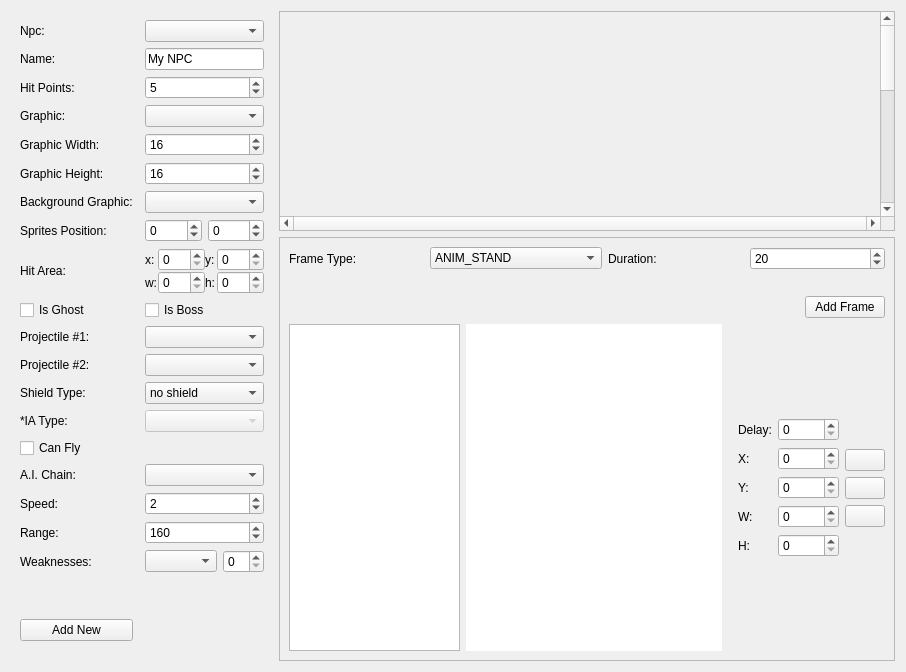
<?xml version="1.0" encoding="UTF-8"?>
<ui version="4.0">
 <class>npc_edit</class>
 <widget class="QWidget" name="npc_edit">
  <property name="geometry">
   <rect>
    <x>0</x>
    <y>0</y>
    <width>906</width>
    <height>670</height>
   </rect>
  </property>
  <property name="sizePolicy">
   <sizepolicy hsizetype="Preferred" vsizetype="Preferred">
    <horstretch>0</horstretch>
    <verstretch>0</verstretch>
   </sizepolicy>
  </property>
  <property name="windowTitle">
   <string>Form</string>
  </property>
  <property name="styleSheet">
   <string notr="true"/>
  </property>
  <layout class="QGridLayout" name="gridLayout">
   <item row="0" column="0">
    <widget class="QWidget" name="horizontalWidget_2" native="true">
     <property name="sizePolicy">
      <sizepolicy hsizetype="Expanding" vsizetype="Expanding">
       <horstretch>0</horstretch>
       <verstretch>0</verstretch>
      </sizepolicy>
     </property>
     <property name="styleSheet">
      <string notr="true"/>
     </property>
     <layout class="QGridLayout" name="gridLayout_4">
      <property name="sizeConstraint">
       <enum>QLayout::SetNoConstraint</enum>
      </property>
      <property name="margin">
       <number>0</number>
      </property>
      <item row="0" column="2">
       <widget class="QWidget" name="verticalWidget_2" native="true">
        <property name="sizePolicy">
         <sizepolicy hsizetype="Ignored" vsizetype="Ignored">
          <horstretch>0</horstretch>
          <verstretch>0</verstretch>
         </sizepolicy>
        </property>
        <property name="styleSheet">
         <string notr="true"/>
        </property>
        <layout class="QVBoxLayout" name="verticalLayout_10">
         <property name="margin">
          <number>0</number>
         </property>
         <item>
          <widget class="QWidget" name="verticalWidget_3" native="true">
           <property name="sizePolicy">
            <sizepolicy hsizetype="Ignored" vsizetype="Ignored">
             <horstretch>0</horstretch>
             <verstretch>0</verstretch>
            </sizepolicy>
           </property>
           <property name="maximumSize">
            <size>
             <width>16777215</width>
             <height>220</height>
            </size>
           </property>
           <property name="styleSheet">
            <string notr="true"/>
           </property>
           <layout class="QVBoxLayout" name="verticalLayout_11">
            <property name="margin">
             <number>0</number>
            </property>
            <item>
             <widget class="QScrollArea" name="scrollArea_6">
              <property name="sizePolicy">
               <sizepolicy hsizetype="Expanding" vsizetype="Expanding">
                <horstretch>0</horstretch>
                <verstretch>0</verstretch>
               </sizepolicy>
              </property>
              <property name="verticalScrollBarPolicy">
               <enum>Qt::ScrollBarAlwaysOn</enum>
              </property>
              <property name="horizontalScrollBarPolicy">
               <enum>Qt::ScrollBarAlwaysOn</enum>
              </property>
              <property name="widgetResizable">
               <bool>false</bool>
              </property>
              <widget class="QWidget" name="scrollAreaWidgetContents_7">
               <property name="geometry">
                <rect>
                 <x>0</x>
                 <y>0</y>
                 <width>434</width>
                 <height>558</height>
                </rect>
               </property>
               <property name="sizePolicy">
                <sizepolicy hsizetype="Expanding" vsizetype="Expanding">
                 <horstretch>100</horstretch>
                 <verstretch>100</verstretch>
                </sizepolicy>
               </property>
               <property name="autoFillBackground">
                <bool>false</bool>
               </property>
               <widget class="npcPreviewArea" name="npc_edit_tab_previewarea" native="true">
                <property name="geometry">
                 <rect>
                  <x>0</x>
                  <y>0</y>
                  <width>651</width>
                  <height>581</height>
                 </rect>
                </property>
                <property name="styleSheet">
                 <string notr="true"/>
                </property>
               </widget>
              </widget>
             </widget>
            </item>
           </layout>
          </widget>
         </item>
         <item>
          <widget class="QFrame" name="frame_2">
           <property name="minimumSize">
            <size>
             <width>0</width>
             <height>20</height>
            </size>
           </property>
           <property name="frameShape">
            <enum>QFrame::StyledPanel</enum>
           </property>
           <property name="frameShadow">
            <enum>QFrame::Raised</enum>
           </property>
           <layout class="QVBoxLayout" name="verticalLayout_8">
            <item>
             <layout class="QHBoxLayout" name="horizontalLayout_7">
              <property name="topMargin">
               <number>0</number>
              </property>
              <item>
               <widget class="QLabel" name="label_5">
                <property name="text">
                 <string>Frame Type:</string>
                </property>
               </widget>
              </item>
              <item>
               <widget class="QComboBox" name="frame_list_selector">
                <item>
                 <property name="text">
                  <string>ANIM_STAND</string>
                 </property>
                </item>
                <item>
                 <property name="text">
                  <string>ANIM_WALK</string>
                 </property>
                </item>
                <item>
                 <property name="text">
                  <string>ANIM_JUMP</string>
                 </property>
                </item>
                <item>
                 <property name="text">
                  <string>ANIM_ATTACK</string>
                 </property>
                </item>
                <item>
                 <property name="text">
                  <string>ANIM_TELEPORT</string>
                 </property>
                </item>
                <item>
                 <property name="text">
                  <string>ANIM_JUMP_ATTACK</string>
                 </property>
                </item>
                <item>
                 <property name="text">
                  <string>ANIM_WALK_ATTACK</string>
                 </property>
                </item>
                <item>
                 <property name="text">
                  <string>ANIM_HIT</string>
                 </property>
                </item>
                <item>
                 <property name="text">
                  <string>ANIM_STAIRS</string>
                 </property>
                </item>
                <item>
                 <property name="text">
                  <string>ANIM_STAIRS_SEMI</string>
                 </property>
                </item>
                <item>
                 <property name="text">
                  <string>ANIM_STAIRS_ATTACK</string>
                 </property>
                </item>
                <item>
                 <property name="text">
                  <string>ANIM_STAIRS_MOVE</string>
                 </property>
                </item>
                <item>
                 <property name="text">
                  <string>ANIM_TROW</string>
                 </property>
                </item>
                <item>
                 <property name="text">
                  <string>ANIM_TURN</string>
                 </property>
                </item>
                <item>
                 <property name="text">
                  <string>ANIM_MOVE_SEMI</string>
                 </property>
                </item>
                <item>
                 <property name="text">
                  <string>ANIM_WALK_AIR</string>
                 </property>
                </item>
                <item>
                 <property name="text">
                  <string>ANIM_INTRO</string>
                 </property>
                </item>
                <item>
                 <property name="text">
                  <string>ANIM_SPECIAL_ATTACK</string>
                 </property>
                </item>
                <item>
                 <property name="text">
                  <string>ANIM_SLIDE</string>
                 </property>
                </item>
                <item>
                 <property name="text">
                  <string>ANIM_SHIELD</string>
                 </property>
                </item>
                <item>
                 <property name="text">
                  <string>ANIM_VERTICAL_TURN</string>
                 </property>
                </item>
               </widget>
              </item>
              <item>
               <widget class="QLabel" name="label_69">
                <property name="sizePolicy">
                 <sizepolicy hsizetype="Minimum" vsizetype="Minimum">
                  <horstretch>0</horstretch>
                  <verstretch>0</verstretch>
                 </sizepolicy>
                </property>
                <property name="text">
                 <string>Duration:</string>
                </property>
               </widget>
              </item>
              <item>
               <widget class="QSpinBox" name="npc_edit_tab_frameduration">
                <property name="minimum">
                 <number>5</number>
                </property>
                <property name="maximum">
                 <number>9999</number>
                </property>
                <property name="value">
                 <number>20</number>
                </property>
               </widget>
              </item>
             </layout>
            </item>
            <item>
             <layout class="QHBoxLayout" name="horizontalLayout_19">
              <property name="topMargin">
               <number>20</number>
              </property>
             </layout>
            </item>
            <item>
             <layout class="QHBoxLayout" name="horizontalLayout_5">
              <property name="topMargin">
               <number>0</number>
              </property>
              <item>
               <spacer name="horizontalSpacer">
                <property name="orientation">
                 <enum>Qt::Horizontal</enum>
                </property>
                <property name="sizeHint" stdset="0">
                 <size>
                  <width>40</width>
                  <height>20</height>
                 </size>
                </property>
               </spacer>
              </item>
              <item>
               <widget class="QPushButton" name="AddFrame_Button">
                <property name="text">
                 <string>Add Frame</string>
                </property>
               </widget>
              </item>
             </layout>
            </item>
            <item>
             <layout class="QHBoxLayout" name="horizontalLayout_3">
              <property name="topMargin">
               <number>0</number>
              </property>
              <item>
               <widget class="QListWidget" name="frameList_listWidget">
                <property name="alternatingRowColors">
                 <bool>true</bool>
                </property>
                <property name="selectionBehavior">
                 <enum>QAbstractItemView::SelectRows</enum>
                </property>
                <property name="iconSize">
                 <size>
                  <width>64</width>
                  <height>64</height>
                 </size>
                </property>
               </widget>
              </item>
              <item>
               <layout class="QVBoxLayout" name="verticalLayout_2">
                <property name="rightMargin">
                 <number>10</number>
                </property>
                <item>
                 <widget class="sprite_preview_area" name="sprites_preview_widget" native="true">
                  <property name="minimumSize">
                   <size>
                    <width>256</width>
                    <height>256</height>
                   </size>
                  </property>
                  <property name="styleSheet">
                   <string notr="true">background-color: rgb(255, 255, 255);</string>
                  </property>
                 </widget>
                </item>
               </layout>
              </item>
              <item>
               <layout class="QGridLayout" name="gridLayout_2">
                <item row="1" column="1">
                 <widget class="QSpinBox" name="sprite_duration_spinBox">
                  <property name="maximum">
                   <number>99999</number>
                  </property>
                 </widget>
                </item>
                <item row="1" column="0">
                 <widget class="QLabel" name="label_4">
                  <property name="text">
                   <string>Delay:</string>
                  </property>
                 </widget>
                </item>
                <item row="2" column="0">
                 <widget class="QLabel" name="label_6">
                  <property name="text">
                   <string>X:</string>
                  </property>
                 </widget>
                </item>
                <item row="3" column="0">
                 <widget class="QLabel" name="label_7">
                  <property name="text">
                   <string>Y:</string>
                  </property>
                 </widget>
                </item>
                <item row="2" column="1">
                 <widget class="QSpinBox" name="sprite_colision_x"/>
                </item>
                <item row="3" column="1">
                 <widget class="QSpinBox" name="sprite_colision_y"/>
                </item>
                <item row="4" column="0">
                 <widget class="QLabel" name="label_8">
                  <property name="text">
                   <string>W:</string>
                  </property>
                 </widget>
                </item>
                <item row="5" column="0">
                 <widget class="QLabel" name="label_9">
                  <property name="text">
                   <string>H:</string>
                  </property>
                 </widget>
                </item>
                <item row="6" column="0">
                 <spacer name="verticalSpacer_3">
                  <property name="orientation">
                   <enum>Qt::Vertical</enum>
                  </property>
                  <property name="sizeHint" stdset="0">
                   <size>
                    <width>20</width>
                    <height>40</height>
                   </size>
                  </property>
                 </spacer>
                </item>
                <item row="4" column="1">
                 <widget class="QSpinBox" name="sprite_colision_w"/>
                </item>
                <item row="5" column="1">
                 <widget class="QSpinBox" name="sprite_colision_h"/>
                </item>
                <item row="0" column="0">
                 <spacer name="verticalSpacer_4">
                  <property name="orientation">
                   <enum>Qt::Vertical</enum>
                  </property>
                  <property name="sizeHint" stdset="0">
                   <size>
                    <width>20</width>
                    <height>40</height>
                   </size>
                  </property>
                 </spacer>
                </item>
               </layout>
              </item>
              <item>
               <layout class="QVBoxLayout" name="verticalLayout">
                <property name="leftMargin">
                 <number>0</number>
                </property>
                <item>
                 <spacer name="verticalSpacer">
                  <property name="orientation">
                   <enum>Qt::Vertical</enum>
                  </property>
                  <property name="sizeHint" stdset="0">
                   <size>
                    <width>20</width>
                    <height>40</height>
                   </size>
                  </property>
                 </spacer>
                </item>
                <item>
                 <widget class="QPushButton" name="pushButton">
                  <property name="text">
                   <string/>
                  </property>
                  <property name="icon">
                   <iconset>
                    <normalon>:/toolbar_icons/edit-delete.png</normalon>
                   </iconset>
                  </property>
                 </widget>
                </item>
                <item>
                 <widget class="QPushButton" name="frameUp">
                  <property name="text">
                   <string/>
                  </property>
                  <property name="icon">
                   <iconset resource="../resources/icons/icons.qrc">
                    <normaloff>:/toolbar_icons/arrow-up.png</normaloff>:/toolbar_icons/arrow-up.png</iconset>
                  </property>
                 </widget>
                </item>
                <item>
                 <widget class="QPushButton" name="frameDown">
                  <property name="text">
                   <string/>
                  </property>
                  <property name="icon">
                   <iconset resource="../resources/icons/icons.qrc">
                    <normaloff>:/toolbar_icons/arrow-down.png</normaloff>:/toolbar_icons/arrow-down.png</iconset>
                  </property>
                 </widget>
                </item>
                <item>
                 <spacer name="verticalSpacer_2">
                  <property name="orientation">
                   <enum>Qt::Vertical</enum>
                  </property>
                  <property name="sizeHint" stdset="0">
                   <size>
                    <width>20</width>
                    <height>40</height>
                   </size>
                  </property>
                 </spacer>
                </item>
               </layout>
              </item>
             </layout>
            </item>
           </layout>
          </widget>
         </item>
        </layout>
       </widget>
      </item>
      <item row="0" column="1">
       <widget class="QWidget" name="widget" native="true">
        <property name="sizePolicy">
         <sizepolicy hsizetype="Preferred" vsizetype="Minimum">
          <horstretch>0</horstretch>
          <verstretch>0</verstretch>
         </sizepolicy>
        </property>
        <property name="minimumSize">
         <size>
          <width>300</width>
          <height>0</height>
         </size>
        </property>
        <property name="maximumSize">
         <size>
          <width>300</width>
          <height>16777215</height>
         </size>
        </property>
        <property name="baseSize">
         <size>
          <width>300</width>
          <height>0</height>
         </size>
        </property>
        <layout class="QGridLayout" name="gridLayout_11">
         <property name="sizeConstraint">
          <enum>QLayout::SetFixedSize</enum>
         </property>
         <property name="bottomMargin">
          <number>20</number>
         </property>
         <item row="13" column="0">
          <widget class="QLabel" name="label_11">
           <property name="text">
            <string>Projectile #2:</string>
           </property>
          </widget>
         </item>
         <item row="13" column="2">
          <widget class="QComboBox" name="projectile2_comboBox"/>
         </item>
         <item row="17" column="2">
          <widget class="QComboBox" name="ai_chain"/>
         </item>
         <item row="4" column="0">
          <widget class="QLabel" name="label_63">
           <property name="text">
            <string>Graphic:</string>
           </property>
          </widget>
         </item>
         <item row="6" column="2">
          <widget class="QSpinBox" name="npc_edit_tab_graphicwidth">
           <property name="minimum">
            <number>8</number>
           </property>
           <property name="maximum">
            <number>320</number>
           </property>
           <property name="value">
            <number>16</number>
           </property>
          </widget>
         </item>
         <item row="17" column="0">
          <widget class="QLabel" name="label_12">
           <property name="text">
            <string>A.I. Chain:</string>
           </property>
          </widget>
         </item>
         <item row="11" column="2">
          <widget class="QCheckBox" name="isBoss_checkBox">
           <property name="text">
            <string>Is Boss</string>
           </property>
          </widget>
         </item>
         <item row="1" column="0">
          <widget class="QLabel" name="label_62">
           <property name="text">
            <string>Name:</string>
           </property>
          </widget>
         </item>
         <item row="4" column="2">
          <widget class="QComboBox" name="npc_edit_tab_graphiccombo"/>
         </item>
         <item row="7" column="0">
          <widget class="QLabel" name="label_61">
           <property name="text">
            <string>Graphic Height:</string>
           </property>
          </widget>
         </item>
         <item row="15" column="0">
          <widget class="QLabel" name="label_65">
           <property name="text">
            <string>*IA Type:</string>
           </property>
          </widget>
         </item>
         <item row="12" column="0">
          <widget class="QLabel" name="label_10">
           <property name="text">
            <string>Projectile #1:</string>
           </property>
          </widget>
         </item>
         <item row="15" column="2">
          <widget class="QComboBox" name="npc_edit_tab_iatype">
           <property name="enabled">
            <bool>false</bool>
           </property>
          </widget>
         </item>
         <item row="14" column="2">
          <widget class="QComboBox" name="npc_edit_tab_shieldtype">
           <item>
            <property name="text">
             <string>no shield</string>
            </property>
           </item>
           <item>
            <property name="text">
             <string>full shield</string>
            </property>
           </item>
           <item>
            <property name="text">
             <string>front shield</string>
            </property>
           </item>
           <item>
            <property name="text">
             <string>stand_shield</string>
            </property>
           </item>
           <item>
            <property name="text">
             <string/>
            </property>
           </item>
          </widget>
         </item>
         <item row="11" column="0">
          <widget class="QCheckBox" name="npc_edit_tab_canshoot">
           <property name="text">
            <string>Is Ghost</string>
           </property>
          </widget>
         </item>
         <item row="18" column="2">
          <widget class="QSpinBox" name="npc_edit_tab_movespeed">
           <property name="minimum">
            <number>0</number>
           </property>
           <property name="maximum">
            <number>20</number>
           </property>
           <property name="value">
            <number>2</number>
           </property>
          </widget>
         </item>
         <item row="3" column="0">
          <widget class="QLabel" name="label_64">
           <property name="text">
            <string>Hit Points:</string>
           </property>
          </widget>
         </item>
         <item row="18" column="0">
          <widget class="QLabel" name="label_67">
           <property name="text">
            <string>Speed:</string>
           </property>
          </widget>
         </item>
         <item row="14" column="0">
          <widget class="QLabel" name="label_66">
           <property name="text">
            <string>Shield Type:</string>
           </property>
          </widget>
         </item>
         <item row="0" column="0">
          <widget class="QLabel" name="label_70">
           <property name="text">
            <string>Npc:</string>
           </property>
          </widget>
         </item>
         <item row="0" column="2">
          <widget class="QComboBox" name="npc_edit_tab_selectnpccombo"/>
         </item>
         <item row="20" column="2">
          <layout class="QHBoxLayout" name="horizontalLayout">
           <item>
            <widget class="QComboBox" name="npc_edit_tab_weakness_list"/>
           </item>
           <item>
            <widget class="QSpinBox" name="npc_edit_tab_weakness_points"/>
           </item>
          </layout>
         </item>
         <item row="20" column="0">
          <widget class="QLabel" name="label">
           <property name="text">
            <string>Weaknesses:</string>
           </property>
          </widget>
         </item>
         <item row="6" column="0" colspan="2">
          <widget class="QLabel" name="label_60">
           <property name="text">
            <string>Graphic Width: </string>
           </property>
          </widget>
         </item>
         <item row="3" column="2">
          <widget class="QSpinBox" name="npc_edit_tab_NpcHP">
           <property name="value">
            <number>5</number>
           </property>
          </widget>
         </item>
         <item row="7" column="2">
          <widget class="QSpinBox" name="npc_edit_tab_graphicheight">
           <property name="minimum">
            <number>8</number>
           </property>
           <property name="maximum">
            <number>240</number>
           </property>
           <property name="value">
            <number>16</number>
           </property>
          </widget>
         </item>
         <item row="12" column="2">
          <widget class="QComboBox" name="projectile1_comboBox"/>
         </item>
         <item row="9" column="0">
          <widget class="QLabel" name="label_3">
           <property name="text">
            <string>Sprites Position:</string>
           </property>
          </widget>
         </item>
         <item row="8" column="0">
          <widget class="QLabel" name="label_2">
           <property name="text">
            <string>Background Graphic:</string>
           </property>
          </widget>
         </item>
         <item row="8" column="2">
          <widget class="QComboBox" name="bg_graphic_combo">
           <property name="enabled">
            <bool>true</bool>
           </property>
          </widget>
         </item>
         <item row="9" column="2">
          <layout class="QHBoxLayout" name="horizontalLayout_2">
           <item>
            <widget class="QSpinBox" name="sprite_pos_x">
             <property name="enabled">
              <bool>true</bool>
             </property>
             <property name="minimum">
              <number>-99</number>
             </property>
            </widget>
           </item>
           <item>
            <widget class="QSpinBox" name="sprite_pos_y">
             <property name="enabled">
              <bool>true</bool>
             </property>
             <property name="minimum">
              <number>-99</number>
             </property>
            </widget>
           </item>
          </layout>
         </item>
         <item row="19" column="0">
          <widget class="QLabel" name="label_68">
           <property name="text">
            <string>Range:</string>
           </property>
          </widget>
         </item>
         <item row="22" column="0">
          <widget class="QPushButton" name="pushButton_11">
           <property name="text">
            <string>Add New</string>
           </property>
          </widget>
         </item>
         <item row="21" column="0">
          <spacer name="verticalSpacer_9">
           <property name="orientation">
            <enum>Qt::Vertical</enum>
           </property>
           <property name="sizeHint" stdset="0">
            <size>
             <width>20</width>
             <height>40</height>
            </size>
           </property>
          </spacer>
         </item>
         <item row="16" column="0">
          <widget class="QCheckBox" name="checkBox">
           <property name="text">
            <string>Can Fly</string>
           </property>
          </widget>
         </item>
         <item row="1" column="2">
          <widget class="QLineEdit" name="npc_edit_tab_NpcName">
           <property name="text">
            <string>My NPC</string>
           </property>
           <property name="maxLength">
            <number>30</number>
           </property>
          </widget>
         </item>
         <item row="19" column="2">
          <widget class="QSpinBox" name="npc_edit_tab_range">
           <property name="minimum">
            <number>0</number>
           </property>
           <property name="maximum">
            <number>999</number>
           </property>
           <property name="value">
            <number>160</number>
           </property>
          </widget>
         </item>
         <item row="10" column="0">
          <widget class="QLabel" name="label_13">
           <property name="text">
            <string>Hit Area:</string>
           </property>
          </widget>
         </item>
         <item row="10" column="2">
          <layout class="QVBoxLayout" name="verticalLayout_3">
           <property name="spacing">
            <number>0</number>
           </property>
           <item>
            <layout class="QHBoxLayout" name="horizontalLayout_4">
             <item>
              <widget class="QLabel" name="label_14">
               <property name="text">
                <string>x:</string>
               </property>
              </widget>
             </item>
             <item>
              <widget class="QSpinBox" name="hitarea_x_spinBox">
               <property name="maximum">
                <number>999</number>
               </property>
              </widget>
             </item>
             <item>
              <widget class="QLabel" name="label_15">
               <property name="text">
                <string>y:</string>
               </property>
              </widget>
             </item>
             <item>
              <widget class="QSpinBox" name="hitarea_y_spinBox">
               <property name="maximum">
                <number>999</number>
               </property>
              </widget>
             </item>
            </layout>
           </item>
           <item>
            <layout class="QHBoxLayout" name="horizontalLayout_8">
             <property name="topMargin">
              <number>0</number>
             </property>
             <item>
              <widget class="QLabel" name="label_16">
               <property name="text">
                <string>w:</string>
               </property>
              </widget>
             </item>
             <item>
              <widget class="QSpinBox" name="hitarea_w_spinBox">
               <property name="maximum">
                <number>999</number>
               </property>
              </widget>
             </item>
             <item>
              <widget class="QLabel" name="label_17">
               <property name="text">
                <string>h:</string>
               </property>
              </widget>
             </item>
             <item>
              <widget class="QSpinBox" name="hitarea_h_spinBox">
               <property name="maximum">
                <number>999</number>
               </property>
              </widget>
             </item>
            </layout>
           </item>
          </layout>
         </item>
        </layout>
       </widget>
      </item>
     </layout>
    </widget>
   </item>
  </layout>
 </widget>
 <customwidgets>
  <customwidget>
   <class>npcPreviewArea</class>
   <extends>QWidget</extends>
   <header>npcpreviewarea.h</header>
   <container>1</container>
  </customwidget>
  <customwidget>
   <class>sprite_preview_area</class>
   <extends>QWidget</extends>
   <header location="global">sprite_preview_area.h</header>
   <container>1</container>
  </customwidget>
 </customwidgets>
 <resources>
  <include location="../resources/icons/icons.qrc"/>
 </resources>
 <connections/>
</ui>
